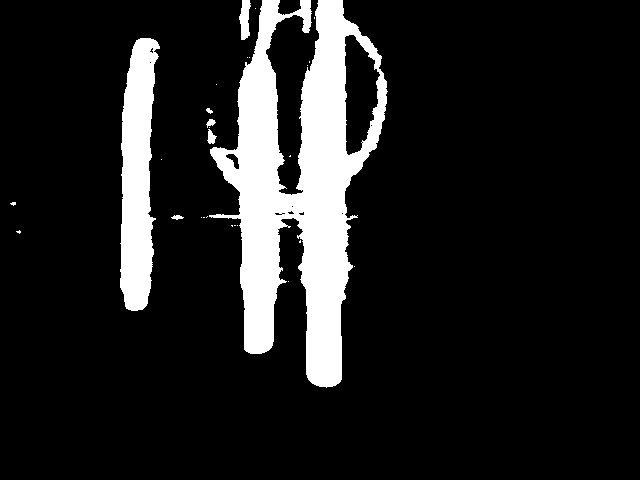
#> input picture finding_red/very_clear_frame.png, 640 x 480 px
$ python bounding.py
#> lines starting #> are read from the running program, lines starting #| are printed output that depends on the picture; after the words box and inside, x2 and y2 are one past the last pixel; in counts of white or black regions, pixels touching at a corner belong together
import cv2

# [15 lines of commented-out code are left out]

color = (255, 0, 0)
CLEAR_CENTER = 30
red_frame = cv2.imread('very_clear_frame.png')
#> red_frame is the input picture: shape (480, 640, 3); 12.7% white; 28 white regions (21 under 20 px), largest, box (x1, y1, x2, y2) and area: (209, 0, 388, 388) 30860, (120, 38, 160, 311) 7673, (239, 0, 251, 40) 330
lb, rb = 640/2-CLEAR_CENTER, 640/2+CLEAR_CENTER
cv2.rectangle(red_frame, (int(lb), 0), (int(rb), 480), color, thickness=2)
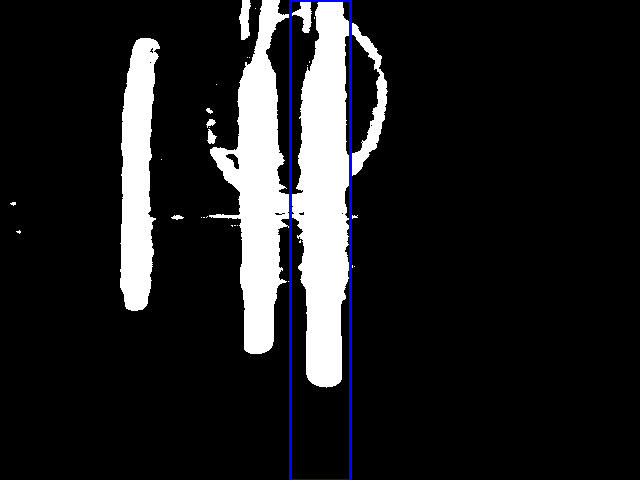
#> red_frame: shape (480, 640, 3); 0.99% of pixels changed, all inside (x1, y1, x2, y2) = (289, 0, 352, 480)
cv2.imshow('red', red_frame)
cv2.waitKey()
